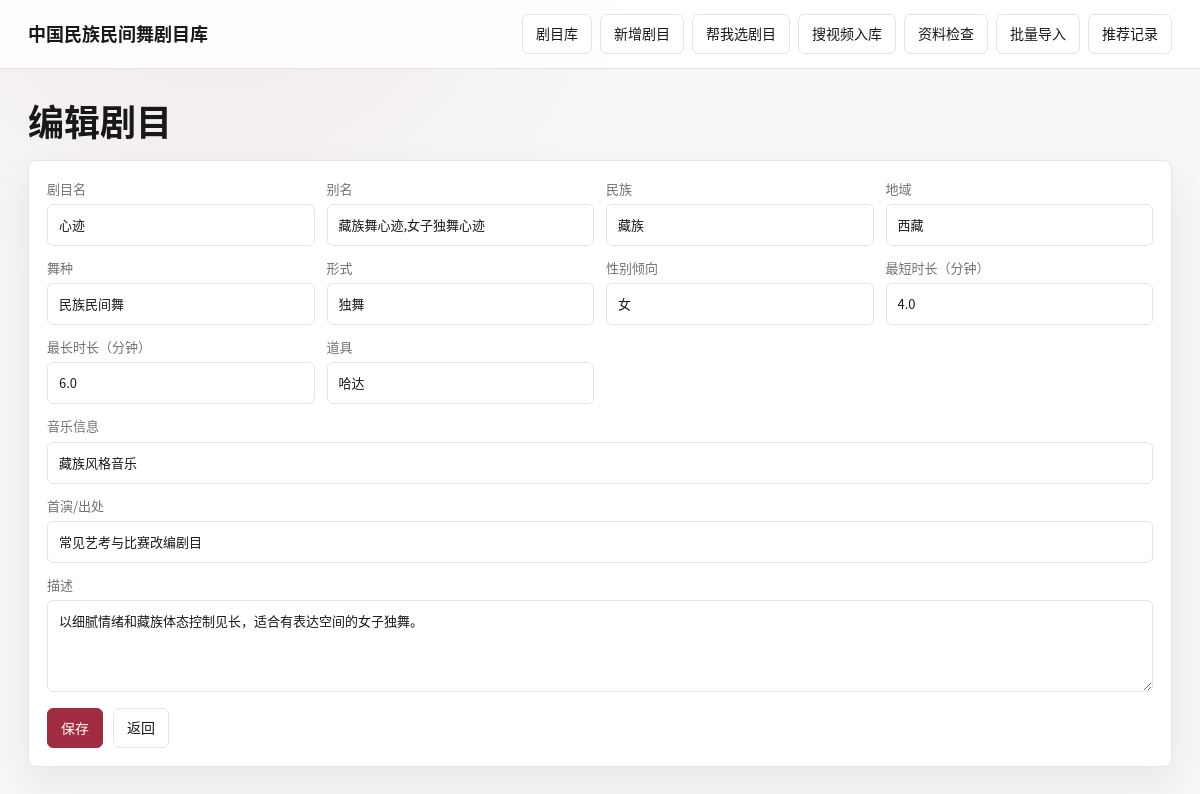
The page /works/f20be691-32ec-45ff-90a7-89745b716c4b/edit on the database its author committed.
### tables this page shows
CREATE TABLE dance_work (
          id TEXT PRIMARY KEY,
          title TEXT NOT NULL,
          normalized_title TEXT DEFAULT '',
          aliases TEXT DEFAULT '',
          ethnicity TEXT DEFAULT '',
          region TEXT DEFAULT '',
          dance_type TEXT DEFAULT '',
          form TEXT DEFAULT '',
          gender_tendency TEXT DEFAULT '',
          duration_min REAL,
          duration_max REAL,
          props TEXT DEFAULT '',
          music_info TEXT DEFAULT '',
          premiere_info TEXT DEFAULT '',
          description TEXT DEFAULT '',
          created_at TEXT NOT NULL,
          updated_at TEXT NOT NULL
        );

### app.py (the view, shortened to what this page needs)
@app.route("/works/<work_id>/edit", methods=["GET", "POST"])
def edit_work(work_id):
    work = query_one("SELECT * FROM dance_work WHERE id = ?", (work_id,))
    if not work:
        return "Not found", 404
    return render_page("work_form.html", "编辑剧目", action=url_for("edit_work", work_id=work_id), work=work)

### app.py (called while the page is built, shortened)
def app_mode():
    return os.environ.get("APP_MODE", "internal").strip().lower() or "internal"

def get_db():
    if "db" not in g:
        g.db = sqlite3.connect(app.config.get("DB_PATH", DB_PATH))
        g.db.row_factory = sqlite3.Row
    return g.db

def execute(sql, params=()):
    db = get_db()
    db.execute(sql, params)
    db.commit()

def query_all(sql, params=()):
    return get_db().execute(sql, params).fetchall()

def query_one(sql, params=()):
    return get_db().execute(sql, params).fetchone()

def init_db(seed=False):
    db = get_db()
    db.executescript(SCHEMA)
    db.commit()
    ensure_schema_migrations()
    if seed and query_one("SELECT COUNT(*) AS c FROM dance_work")["c"] == 0:
        seed_data()
        backfill_normalized_data()

def ensure_work_search_index():
    db = get_db()
    try:
        db.execute(
            """
            CREATE VIRTUAL TABLE IF NOT EXISTS work_search_fts
            USING fts5(work_id UNINDEXED, title, aliases, attributes, expert_text, video_text, tokenize='trigram')
            """
        )
    except sqlite3.OperationalError:
        db.execute(
            """
            CREATE VIRTUAL TABLE IF NOT EXISTS work_search_fts
            USING fts5(work_id UNINDEXED, title, aliases, attributes, expert_text, video_text)
            """
        )
    db.commit()

def ensure_columns(table, columns):
    existing = {row["name"] for row in query_all(f"PRAGMA table_info({table})")}
    for name, definition in columns.items():
        if name not in existing:
            execute(f"ALTER TABLE {table} ADD COLUMN {name} {definition}")

def remove_obsolete_work_state_columns():
    columns = [row["name"] for row in query_all("PRAGMA table_info(dance_work)")]
    obsolete = {"status", "merged_into_work_id"}
    if not obsolete.intersection(columns):
        return

def repair_obsolete_foreign_key_names():
    tables = ["dance_work_alias", "dance_video_version", "expert_review"]
    needs_repair = False
    for table in tables:
        for row in query_all(f"PRAGMA foreign_key_list({table})"):
            if row["table"] == "dance_work_old":
                needs_repair = True
                break
    if not needs_repair:
        return

def add_aliases_from_text(work_id, aliases):
    for alias in re.split(r"[,，;；\\n]+", aliases or ""):
        add_work_alias(work_id, alias)

def bilibili_bvid(url):
    match = re.search(r"(BV[A-Za-z0-9]+)", url or "")
    return match.group(1) if match else None

### templates/work_form.html
{% extends "base.html" %}
{% block content %}
<h1>{{ '编辑剧目' if work else '新增剧目' }}</h1>
<form class="panel" method="post" action="{{ action }}">
  <div class="form-grid">
    <label>剧目名<input name="title" required value="{{ work.title if work else '' }}"></label>
    <label>别名<input name="aliases" value="{{ work.aliases if work else '' }}" placeholder="逗号分隔"></label>
    <label>民族<input name="ethnicity" value="{{ work.ethnicity if work else '' }}"></label>
    <label>地域<input name="region" value="{{ work.region if work else '' }}"></label>
    <label>舞种<input name="dance_type" value="{{ work.dance_type if work else '民族民间舞' }}"></label>
    <label>形式<input name="form" value="{{ work.form if work else '独舞' }}"></label>
    <label>性别倾向<input name="gender_tendency" value="{{ work.gender_tendency if work else '' }}"></label>
    <label>最短时长（分钟）
      <input name="duration_min" type="number" step="0.5" min="0" value="{{ work.duration_min if work else '' }}" placeholder="例如 3.5 = 3分30秒">
    </label>
    <label>最长时长（分钟）
      <input name="duration_max" type="number" step="0.5" min="0" value="{{ work.duration_max if work else '' }}" placeholder="例如 5 = 5分钟">
    </label>
    <label>道具<input name="props" value="{{ work.props if work else '' }}"></label>
    <label class="wide">音乐信息<input name="music_info" value="{{ work.music_info if work else '' }}"></label>
    <label class="wide">首演/出处<input name="premiere_info" value="{{ work.premiere_info if work else '' }}"></label>
    <label class="wide">描述<textarea name="description">{{ work.description if work else '' }}</textarea></label>
  </div>
  <div class="actions">
    <button class="button primary" type="submit">保存</button>
    <a class="button" href="{{ url_for('works') }}">返回</a>
  </div>
</form>
{% endblock %}

### static/css/app.css (style rules this page uses)
:root { --ink: #18181b; --muted: #71717a; --soft: #a1a1aa; --line: #e4e4e7; --paper: #f7f7f8; --panel: #ffffff; --accent: #9f2d3f; --accent-soft: #fff1f3; --surface: #f0f1f3; --shadow: 0 18px 42px rgba(24, 24, 27, .07); }
* { box-sizing: border-box; }
html { scroll-behavior: smooth; }
body { margin: 0; color: var(--ink); background: radial-gradient(circle at 18% -10%, rgba(159, 45, 63, .08), transparent 32%), var(--paper); font-family: "Satoshi", "Geist", "Microsoft YaHei", "Noto Sans CJK SC", sans-serif; line-height: 1.55; }
a { color: inherit; }
nav a, .button { color: var(--ink); text-decoration: none; border: 1px solid var(--line); background: var(--panel); padding: 8px 13px; border-radius: 6px; font-size: 14px; cursor: pointer; display: inline-flex; align-items: center; justify-content: center; gap: 6px; min-height: 38px; transition: transform .18s cubic-bezier(.16, 1, .3, 1), border-color .18s, background .18s, color .18s, box-shadow .18s; }
h1 { font-size: clamp(28px, 3vw, 42px); line-height: 1.08; margin: 0 0 20px; letter-spacing: 0; font-weight: 900; }
.card, .panel { background: var(--panel); border: 1px solid var(--line); border-radius: 8px; padding: 18px; box-shadow: var(--shadow); }
input, textarea, select { width: 100%; border: 1px solid var(--line); border-radius: 6px; padding: 10px 11px; background: #fff; color: var(--ink); font: inherit; transition: border-color .18s, box-shadow .18s, background .18s; }
textarea { min-height: 92px; resize: vertical; }
label { display: grid; gap: 5px; color: var(--muted); font-size: 13px; }
.form-grid { display: grid; grid-template-columns: repeat(auto-fit, minmax(220px, 1fr)); gap: 12px; }
.wide { grid-column: 1 / -1; }
.actions { display: flex; gap: 10px; flex-wrap: wrap; margin-top: 16px; }
.primary { background: var(--accent); color: white; border-color: var(--accent); }

### rows shown on the page
dance_work: title "心迹", aliases "藏族舞心迹,女子独舞心迹", ethnicity "藏族", region "西藏", dance_type "民族民间舞", form "独舞", gender_tendency "女", duration_min "4.0", duration_max "6.0", props "哈达", music_info "藏族风格音乐", premiere_info "常见艺考与比赛改编剧目", description "以细腻情绪和藏族体态控制见长，适合有表达空间的女子独舞。"

### other values the page prints
{{ '搜视频入库' if app_mode == 'internal' else '添加视频' }} "搜视频入库"
{{ '编辑剧目' if work else '新增剧目' }} "编辑剧目"
